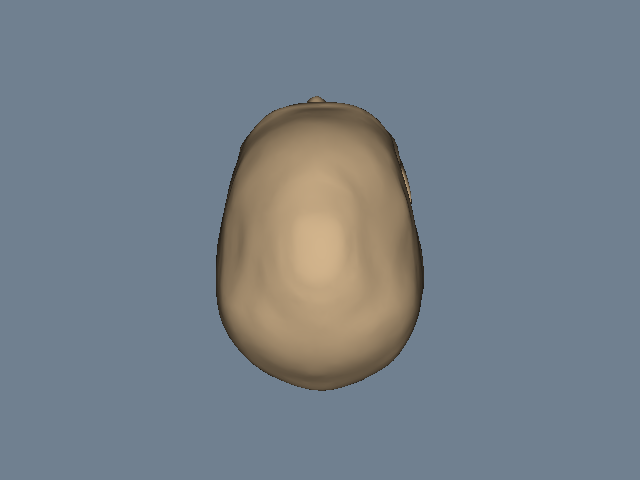

Generate this figure with Python:
#!/usr/bin/env python

# Read a Wavefront OBJ file using vtkOBJReader and display the mesh with
# surface normals computed for smooth shading.

import os
from pathlib import Path

# Factory overrides: importing these modules registers the OpenGL rendering
# and interaction style implementations for vtkRenderingCore factory classes.
import vtkmodules.vtkInteractionStyle  # noqa: F401
import vtkmodules.vtkRenderingOpenGL2  # noqa: F401

# VTK pipeline classes used in this example
from vtkmodules.vtkFiltersCore import vtkPolyDataNormals
from vtkmodules.vtkIOGeometry import vtkOBJReader
from vtkmodules.vtkRenderingCore import (
    vtkActor,
    vtkPolyDataMapper,
    vtkRenderWindow,
    vtkRenderWindowInteractor,
    vtkRenderer,
)

# Colors (normalized RGB)
tan_rgb = (0.824, 0.706, 0.549)
slate_gray_rgb = (0.439, 0.502, 0.565)

# Data directory: defaults to the folder containing this script
data_dir = Path(os.environ.get("VPE_DATA_DIR", Path(__file__).parent))

# Reader: load the OBJ file
reader = vtkOBJReader()
reader.SetFileName(str(data_dir / "ReadSTLWriteOBJ.obj"))
reader.Update()

# Filter: compute normals for smooth shading
normals = vtkPolyDataNormals()
normals.SetInputConnection(reader.GetOutputPort())

# Mapper: map polygon data to graphics primitives
mapper = vtkPolyDataMapper()
mapper.SetInputConnection(normals.GetOutputPort())

# Actor: assign the mapped geometry
actor = vtkActor()
actor.SetMapper(mapper)
actor.GetProperty().SetColor(tan_rgb)

# Renderer: assemble the scene
renderer = vtkRenderer()
renderer.AddActor(actor)
renderer.SetBackground(slate_gray_rgb)

# Window: display the rendered scene
render_window = vtkRenderWindow()
render_window.AddRenderer(renderer)
render_window.SetWindowName("read obj")
render_window.SetMultiSamples(0)
render_window.SetSize(640, 480)

# Interactor: handle mouse and keyboard events
interactor = vtkRenderWindowInteractor()
interactor.SetRenderWindow(render_window)

# Scene: configure the camera
renderer.ResetCamera()

interactor.Initialize()
interactor.Start()
